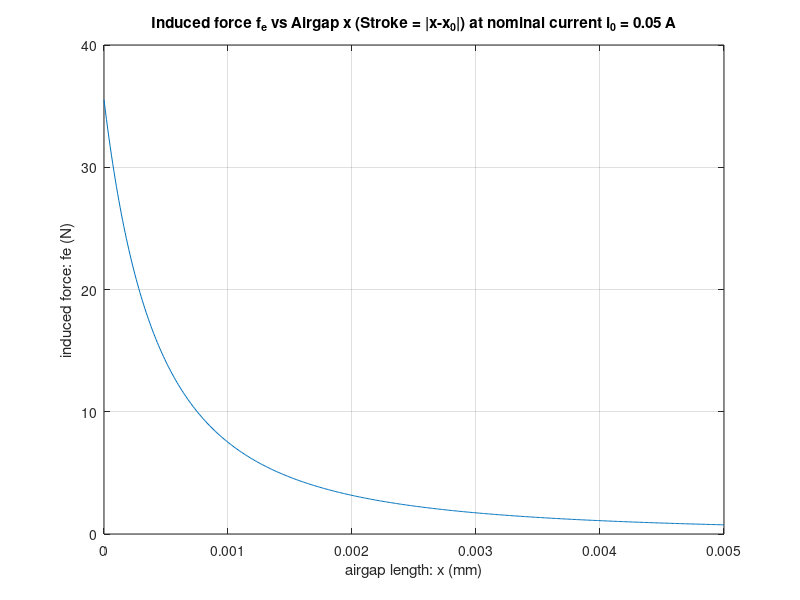

The MATLAB script that drew this image:
%% Electromechanical system of figure 1.3-3

% Using linear model for the magnetic system, we obtain the following
% total reluctance:

% R = lc_1/(mu_0 * mu_r1 * A) + lc_2/(mu_0 * mu_r2 * A) + 2x/(mu_0 * A)

% L = N^2/R
% \Rightarrow L = a/(b + x)
% where:
%       a = N^2*mu_0*A/2
%       b = lc_1/(2*mu_r1) + lc_2/(2*mu_r2)

% where
% N: number of turns in the exciting coil
% A: average corss sectional area of the magnetic core (neglecting fringing
% effect)
% lc_1: length of the left portion of the core
% lc_2: length of the right portion of the core
% mu_r1: relative permeability of the left portion of the magnetic core
% mu_r2: relative permeability of the right poriton of the magnetic core
% mu_0: permeability of the free space
% x: air-gap length

clear;

% some typical values for the parameters:
N = 100;
A = 1e-4;
lc_1 = .05;
lc_2 = .02;
mu_0 = 4*pi*1e-7;
mu_r1 = 8000;
mu_r2 = 8000;

% other parameters

% mass of the plunger
m = .05;
% spring stiffness of the solenoid
k = 200;
% damping coefficient of the friction device
c = 1;
% electrical circuit resistance
r = 1e3;
% electrical circuit self-inductance
l = 0;
% resting position of the plunger with the spring at relaxed state
x0 = 5e-3;

% The forced induced in the mechanical subsystem is given by:
% fe(i, x) = -1/2 * i^2 * a/((b+x)^2)

%%
a = N^2 *mu_0 * A/2;
b = lc_1/(2*mu_r1) + lc_2/(2*mu_r2);

alpha_t= b/a;
beta_t = 1/a;

alpha0 = .0414;
beta0 = 48.7025;

Lx = @(x) 1 ./ (alpha0 + beta0 .* x);
Lpx = @(x) -beta0 ./ ((alpha0 + beta0 .* x).^2);

x_init = x0 + 1e-3;

params = struct('N', N, 'A', A, 'lc_1', lc_1, 'lc_2', lc_2, 'mu_0', mu_0, ...
    'mu_r1', mu_r1, 'mu_r2', mu_r2, ...
    'm', m, 'k', k, 'c', c, 'r', r, 'l', l, ...
    'a', a', 'b', b, 'x0', x0, ...
    'alpha0', alpha0, 'beta0', beta0);


%%
i0 = 0.05;
fe = @(x) 1/2 * i0^2 * beta0 ./ ((alpha0 + beta0 * x).^2);

figure;
xx = 1e-3 * (0:.01:5);
plot(xx, fe(xx));
grid on;
xlabel('airgap length: x (mm)');
ylabel('induced force: fe (N)');
title('Induced force f_e vs Airgap x (Stroke = |x-x_0|) at nominal current i_0 = 0.05 A');





